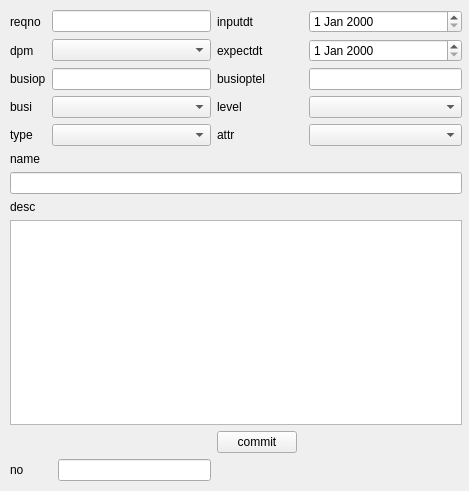
<?xml version="1.0" encoding="UTF-8"?>
<ui version="4.0">
 <class>RmtmwReqInputForm</class>
 <widget class="QWidget" name="RmtmwReqInputForm">
  <property name="geometry">
   <rect>
    <x>0</x>
    <y>0</y>
    <width>469</width>
    <height>491</height>
   </rect>
  </property>
  <property name="windowTitle">
   <string>Form</string>
  </property>
  <widget class="QWidget" name="layoutWidget">
   <property name="geometry">
    <rect>
     <x>10</x>
     <y>10</y>
     <width>452</width>
     <height>471</height>
    </rect>
   </property>
   <layout class="QGridLayout" name="gridLayout">
    <item row="7" column="0" colspan="2">
     <widget class="QLabel" name="label_name">
      <property name="text">
       <string>name</string>
      </property>
     </widget>
    </item>
    <item row="4" column="0">
     <widget class="QLabel" name="label_busiop">
      <property name="text">
       <string>busiop</string>
      </property>
     </widget>
    </item>
    <item row="4" column="1" colspan="2">
     <widget class="QLineEdit" name="lineEdit_busiop"/>
    </item>
    <item row="5" column="3">
     <widget class="QLabel" name="label_level">
      <property name="text">
       <string>level</string>
      </property>
     </widget>
    </item>
    <item row="1" column="1" colspan="2">
     <widget class="QComboBox" name="comboBox_dpm"/>
    </item>
    <item row="5" column="0">
     <widget class="QLabel" name="label_busi">
      <property name="text">
       <string>busi</string>
      </property>
     </widget>
    </item>
    <item row="0" column="5">
     <widget class="QDateEdit" name="dateEdit_inputdt"/>
    </item>
    <item row="6" column="1" colspan="2">
     <widget class="QComboBox" name="comboBox_type"/>
    </item>
    <item row="1" column="3">
     <widget class="QLabel" name="label_expectdt">
      <property name="text">
       <string>expectdt</string>
      </property>
     </widget>
    </item>
    <item row="16" column="0" colspan="2">
     <widget class="QLabel" name="label_no">
      <property name="text">
       <string>no</string>
      </property>
     </widget>
    </item>
    <item row="1" column="0">
     <widget class="QLabel" name="label_dpm">
      <property name="text">
       <string>dpm</string>
      </property>
     </widget>
    </item>
    <item row="0" column="1" colspan="2">
     <widget class="QLineEdit" name="lineEdit_reqno"/>
    </item>
    <item row="1" column="5">
     <widget class="QDateEdit" name="dateEdit_expectdt"/>
    </item>
    <item row="5" column="5">
     <widget class="QComboBox" name="comboBox_level"/>
    </item>
    <item row="4" column="3" colspan="2">
     <widget class="QLabel" name="label_busioptel">
      <property name="text">
       <string>busioptel</string>
      </property>
     </widget>
    </item>
    <item row="6" column="3">
     <widget class="QLabel" name="label_attr">
      <property name="text">
       <string>attr</string>
      </property>
     </widget>
    </item>
    <item row="5" column="1" colspan="2">
     <widget class="QComboBox" name="comboBox_busi"/>
    </item>
    <item row="6" column="5">
     <widget class="QComboBox" name="comboBox_attr"/>
    </item>
    <item row="9" column="0">
     <widget class="QLabel" name="label_desc">
      <property name="text">
       <string>desc</string>
      </property>
     </widget>
    </item>
    <item row="0" column="3">
     <widget class="QLabel" name="label_inputdt">
      <property name="text">
       <string>inputdt</string>
      </property>
     </widget>
    </item>
    <item row="0" column="0">
     <widget class="QLabel" name="label_reqno">
      <property name="text">
       <string>reqno</string>
      </property>
     </widget>
    </item>
    <item row="4" column="5">
     <widget class="QLineEdit" name="lineEdit_busioptel"/>
    </item>
    <item row="16" column="2">
     <widget class="QLineEdit" name="lineEdit"/>
    </item>
    <item row="6" column="0">
     <widget class="QLabel" name="label_type">
      <property name="text">
       <string>type</string>
      </property>
     </widget>
    </item>
    <item row="8" column="0" colspan="6">
     <widget class="QLineEdit" name="lineEdit_name"/>
    </item>
    <item row="12" column="0" colspan="6">
     <widget class="QTextEdit" name="textEdit_desc"/>
    </item>
    <item row="13" column="3">
     <widget class="QPushButton" name="pushButton_commit">
      <property name="text">
       <string>commit</string>
      </property>
     </widget>
    </item>
   </layout>
  </widget>
 </widget>
 <resources/>
 <connections/>
</ui>
